Frame 1 (no input): blank canvas, image omitted
Frame 60 (the mouse pressed at the canvas centre just before this capture): blank canvas, image omitted
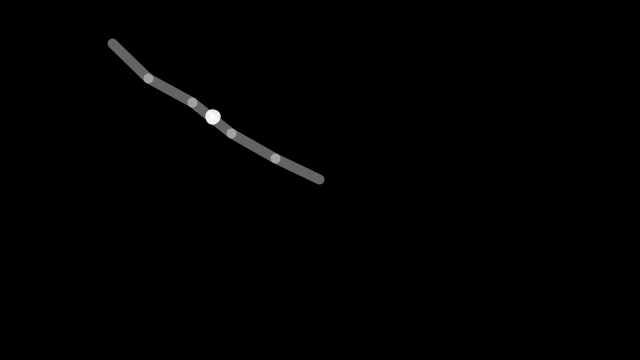
Frame 120 (the mouse held since frame 60 and released just before this capture)

The Processing sketch whose frames 1 and 60 were blank and that drew this single picture after the mouse press (run headless with seeded random() and noise(); from frame 60 on, the mouse is pressed at the canvas centre):

// Processing sketch: CenterOfMass_pde
// ── CenterOfMass_pde.pde
float[] x = new float[5];
float[] y = new float[5];
float segLength = 50;
float x1,x2,x3,x4,x5,x6,    y1,y2,y3,y4,y5,y6,   CMx,CMy;

void setup() {
  size(640, 360);
  strokeWeight(10.0);
  stroke(255, 100);
}

void draw() {
  x1=mouseX;y1=mouseY;
  background(0);
  dragSegment(0, mouseX, mouseY);
  dragSegment(1, x[0], y[0]);
  dragSegment(2, x[1], y[1]);
  dragSegment(3, x[2], y[2]);
  dragSegment(4, x[3], y[3]);
}

void dragSegment(int i, float xin, float yin) {
  float dx = xin - x[i];
  float dy = yin - y[i];
  float angle = atan2(dy, dx);  
  x[i] = xin - cos(angle) * segLength;
  y[i] = yin - sin(angle) * segLength;
  segment(x[i], y[i], angle);
  if     (i==0){x2=x[i];y2=y[i];}
  else if(i==1){x3=x[i];y3=y[i];}
  else if(i==2){x4=x[i];y4=y[i];}
  else if(i==3){x5=x[i];y5=y[i];}
  else         {x6=x[i];y6=y[i];}
  CMx=((x1 +(x2 - x1)/2)+(x2+(x3 - x2)/2)+(x3+(x4 - x3)/2)+(x4+(x5 - x4)/2)+(x5+(x6 - x5)/2))/5;
  CMy=((y1 +(y2 - y1)/2)+(y2+(y3 - y2)/2)+(y3+(y4 - y3)/2)+(y4+(y5 - y4)/2)+(y5+(y6 - y5)/2))/5;
  ellipse(CMx,CMy,5,5);  
}

void segment(float x, float y, float a) {
  pushMatrix();
  translate(x, y);
  rotate(a);
  line(0, 0, segLength, 0);
  popMatrix();
}
